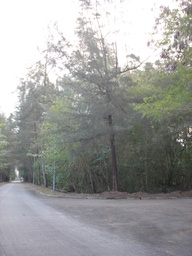
#> input picture gambar_terang.JPG, 192 x 256 px, shrunk from 1944 x 2592 before the run, found by its file name
$ python 'tugas 3 pcv.py'
#> lines starting #> are read from the running program, lines starting #| are printed output that depends on the picture
"""
3-filter-spasial.py
=========================================================
FILTER SPASIAL (SPATIAL FILTERING)
=========================================================
Implementasi konvolusi 2D secara MANUAL (tanpa cv2.filter2D,
cv2.GaussianBlur, cv2.medianBlur, cv2.Sobel, cv2.Laplacian),
supaya jelas terlihat mekanisme filter spasial itu sendiri.

Filter yang didemonstrasikan:
  1. Smoothing / Blur   -> Mean filter (average) & Gaussian filter
  2. Sharpening         -> Kernel penajaman
  3. Edge Detection     -> Sobel (X & Y + magnitude) dan Laplacian
  4. Median filter      -> non-linear, bukan konvolusi (untuk noise salt & pepper)

Cara pakai:
    pip install numpy opencv-python matplotlib
    python 3-filter-spasial.py
"""

import cv2
import numpy as np
import matplotlib.pyplot as plt


# =========================================================
# 0. UTILITAS: BACA GRAYSCALE MANUAL & PADDING MANUAL
# =========================================================
def baca_grayscale_manual(path_gambar):
    """Baca citra & ubah ke grayscale manual (rumus luminance), bukan cv2.cvtColor."""
#> called with path_gambar = 'gambar_terang.jpg'
    img_bgr = cv2.imread(path_gambar)
#> img_bgr is the input picture: shape (256, 192, 3); mean B, G, R 155.5, 157.3, 156.4
    if img_bgr is None:
        raise FileNotFoundError(f"Tidak bisa membaca file: {path_gambar}")

    b = img_bgr[:, :, 0].astype(np.float64)
    g = img_bgr[:, :, 1].astype(np.float64)
    r = img_bgr[:, :, 2].astype(np.float64)

    gray = 0.299 * r + 0.587 * g + 0.114 * b
    return np.clip(gray, 0, 255).astype(np.uint8)


def tambah_padding(img, pad):
    """
    Zero-padding manual di sekeliling citra sebanyak `pad` piksel
    (bukan cv2.copyMakeBorder), agar konvolusi bisa menjangkau tepi gambar.
    """
    tinggi, lebar = img.shape
    hasil = np.zeros((tinggi + 2 * pad, lebar + 2 * pad), dtype=np.float64)
    hasil[pad:pad + tinggi, pad:pad + lebar] = img.astype(np.float64)
    return hasil


# =========================================================
# 1. KONVOLUSI 2D MANUAL (INTI FILTER SPASIAL)
# =========================================================
def konvolusi_2d(img, kernel):
    """
    Konvolusi 2D manual antara citra grayscale dan sebuah kernel.

    Untuk tiap piksel output, kernel "digeser" (sliding window) di atas
    citra, dikalikan elemen-per-elemen dengan area piksel di sekitarnya,
    lalu dijumlahkan -> itulah nilai piksel hasil.

    Catatan: ini konvolusi sesuai definisi pemrosesan citra (yang secara
    matematis sebenarnya "cross-correlation", kernel tidak dibalik -
    umum dipakai di kuliah pengolahan citra).
    """
    tinggi_k, lebar_k = kernel.shape
    pad_h = tinggi_k // 2
    pad_w = lebar_k // 2

    img_pad = tambah_padding(img, max(pad_h, pad_w))
    tinggi, lebar = img.shape

    hasil = np.zeros((tinggi, lebar), dtype=np.float64)

    for i in range(tinggi):
        for j in range(lebar):
            # ambil area (patch) seukuran kernel, di sekitar piksel (i, j)
            area = img_pad[i:i + tinggi_k, j:j + lebar_k]
            hasil[i, j] = np.sum(area * kernel)

    return hasil


def normalisasi_ke_uint8(img_float):
    """Clip ke 0-255 dan ubah ke uint8 supaya bisa ditampilkan/disimpan."""
    return np.clip(img_float, 0, 255).astype(np.uint8)


# =========================================================
# 2. FILTER SMOOTHING (BLUR)
# =========================================================
def buat_kernel_mean(ukuran=3):
    """Mean filter / average filter: semua bobot sama, jumlah = 1."""
    return np.ones((ukuran, ukuran), dtype=np.float64) / (ukuran * ukuran)


def buat_kernel_gaussian(ukuran=5, sigma=1.0):
    """
    Kernel Gaussian dibuat manual dari rumus 2D Gaussian:
        G(x,y) = exp(-(x^2+y^2) / (2*sigma^2))
    lalu dinormalisasi supaya total bobotnya = 1.
    """
    ax = np.arange(-(ukuran // 2), ukuran // 2 + 1)
    xx, yy = np.meshgrid(ax, ax)
    kernel = np.exp(-(xx**2 + yy**2) / (2.0 * sigma**2))
    kernel = kernel / np.sum(kernel)
    return kernel


def filter_median_manual(img, ukuran=3):
    """
    Median filter: non-linear, BUKAN konvolusi (tidak ada perkalian kernel).
    Tiap piksel diganti dengan nilai median dari tetangganya.
    Ampuh untuk noise salt & pepper, sekaligus mempertahankan tepi lebih baik
    dibanding mean filter.
    """
    pad = ukuran // 2
    img_pad = tambah_padding(img, pad)
    tinggi, lebar = img.shape

    hasil = np.zeros((tinggi, lebar), dtype=np.float64)

    for i in range(tinggi):
        for j in range(lebar):
            area = img_pad[i:i + ukuran, j:j + ukuran]
            hasil[i, j] = np.median(area)

    return normalisasi_ke_uint8(hasil)


# =========================================================
# 3. FILTER SHARPENING (PENAJAMAN)
# =========================================================
def buat_kernel_sharpen():
    """
    Kernel penajaman klasik: menonjolkan pusat piksel relatif terhadap
    tetangganya (unsharp masking sederhana).
    """
    return np.array([
        [ 0, -1,  0],
        [-1,  5, -1],
        [ 0, -1,  0],
    ], dtype=np.float64)


# =========================================================
# 4. FILTER EDGE DETECTION
# =========================================================
def buat_kernel_sobel_x():
    """Sobel X: mendeteksi tepi vertikal (perubahan intensitas horizontal)."""
    return np.array([
        [-1, 0, 1],
        [-2, 0, 2],
        [-1, 0, 1],
    ], dtype=np.float64)


def buat_kernel_sobel_y():
    """Sobel Y: mendeteksi tepi horizontal (perubahan intensitas vertikal)."""
    return np.array([
        [-1, -2, -1],
        [ 0,  0,  0],
        [ 1,  2,  1],
    ], dtype=np.float64)


def buat_kernel_laplacian():
    """Laplacian: turunan kedua, mendeteksi tepi di segala arah sekaligus."""
    return np.array([
        [0,  1, 0],
        [1, -4, 1],
        [0,  1, 0],
    ], dtype=np.float64)


def deteksi_tepi_sobel(img):
    """
    Menjalankan Sobel X dan Sobel Y, lalu menggabungkan menjadi
    magnitude gradien: G = sqrt(Gx^2 + Gy^2)
    """
    gx = konvolusi_2d(img, buat_kernel_sobel_x())
    gy = konvolusi_2d(img, buat_kernel_sobel_y())

    magnitude = np.sqrt(gx**2 + gy**2)

    return normalisasi_ke_uint8(gx), normalisasi_ke_uint8(gy), normalisasi_ke_uint8(magnitude)


# =========================================================
# 5. VISUALISASI
# =========================================================
def tampilkan_perbandingan(daftar_citra, daftar_judul, kolom=3):
    n = len(daftar_citra)
    baris = int(np.ceil(n / kolom))

    fig, ax = plt.subplots(baris, kolom, figsize=(4 * kolom, 4 * baris))
    ax = np.array(ax).reshape(-1)  # ratakan supaya mudah di-loop

    for i in range(n):
        ax[i].imshow(daftar_citra[i], cmap="gray", vmin=0, vmax=255)
        ax[i].set_title(daftar_judul[i])
        ax[i].axis("off")

    # matikan subplot kosong sisa
    for i in range(n, len(ax)):
        ax[i].axis("off")

    plt.tight_layout()
    plt.show()


# =========================================================
# PROGRAM UTAMA
# =========================================================
if __name__ == "__main__":
    # -----------------------------------------------------
    # UBAH PATH INI SESUAI FILE GAMBAR ANDA
    # -----------------------------------------------------
    PATH_GAMBAR = "gambar_terang.jpg"

    img_gray = baca_grayscale_manual(PATH_GAMBAR)
    print(f"Citra dibaca: {PATH_GAMBAR}  shape={img_gray.shape}  dtype={img_gray.dtype}")
#| Citra dibaca: gambar_terang.jpg  shape=(256, 192)  dtype=uint8

    # ---------------- SMOOTHING ----------------
    print("\nMenerapkan filter smoothing...")
    img_mean = normalisasi_ke_uint8(konvolusi_2d(img_gray, buat_kernel_mean(3)))
    img_gaussian = normalisasi_ke_uint8(konvolusi_2d(img_gray, buat_kernel_gaussian(5, sigma=1.0)))
    img_median = filter_median_manual(img_gray, ukuran=3)

    tampilkan_perbandingan(
        [img_gray, img_mean, img_gaussian, img_median],
        ["Asli", "Mean Filter 3x3", "Gaussian Filter 5x5", "Median Filter 3x3"],
    )
#> in tampilkan_perbandingan, `n = len(daftar_citra)`: n = 4
#> in tampilkan_perbandingan, `baris = int(np.ceil(n / kolom))`: baris = 2
#> the loop in tampilkan_perbandingan, `for i in range(n, len(ax)):` made 2 passes
#> i on passes 1 to 2: 4, 5

    # ---------------- SHARPENING ----------------
    print("Menerapkan filter sharpening...")
    img_sharpen = normalisasi_ke_uint8(konvolusi_2d(img_gray, buat_kernel_sharpen()))
#> after the loop in konvolusi_2d (call 3), `for i in range(tinggi):`:
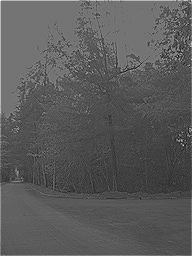
#> hasil: shape (256, 192) float64; min -173, max 765, mean 159.5; drawn with min black and max white
#> in normalisasi_ke_uint8 (call 4), `return np.clip(img_float, 0, 255).astype(np.uint8)`:
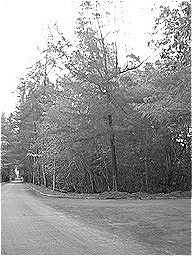
#> returned value: shape (256, 192); min 0, max 255, mean 155.2

    tampilkan_perbandingan(
        [img_gray, img_sharpen],
        ["Asli", "Sharpening"],
    )
#> the loop in tampilkan_perbandingan (call 2), `for i in range(n, len(ax)):` made 1 pass
#> i on pass 1: 2

    # ---------------- EDGE DETECTION ----------------
    print("Menerapkan filter edge detection...")
    sobel_x, sobel_y, sobel_mag = deteksi_tepi_sobel(img_gray)
#> after the loop in konvolusi_2d (call 4), `for i in range(tinggi):`:
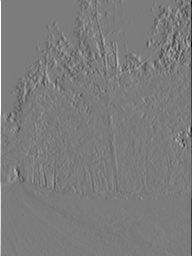
#> hasil: shape (256, 192) float64; min -973, max 1020, mean -1.8; drawn with min black and max white
#> after the loop in konvolusi_2d (call 5), `for i in range(tinggi):`:
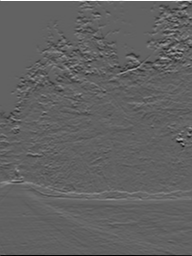
#> hasil: shape (256, 192) float64; min -639, max 1020, mean -1.6; drawn with min black and max white
#> in normalisasi_ke_uint8 (call 7), `return np.clip(img_float, 0, 255).astype(np.uint8)`:
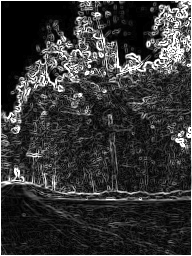
#> returned value: shape (256, 192); min 0, max 255, mean 55
    img_laplacian = normalisasi_ke_uint8(konvolusi_2d(img_gray, buat_kernel_laplacian()))
#> after the loop in konvolusi_2d (call 6), `for i in range(tinggi):`:
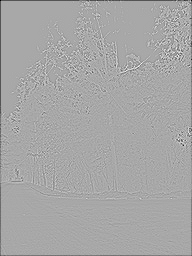
#> hasil: shape (256, 192) float64; min -510, max 264, mean -3.1; drawn with min black and max white
#> in normalisasi_ke_uint8 (call 8), `return np.clip(img_float, 0, 255).astype(np.uint8)`:
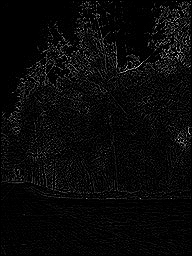
#> returned value: shape (256, 192); min 0, max 255, mean 9.1

    tampilkan_perbandingan(
        [img_gray, sobel_x, sobel_y, sobel_mag, img_laplacian],
        ["Asli", "Sobel X", "Sobel Y", "Sobel Magnitude", "Laplacian"],
    )

    # ---------------- SIMPAN HASIL ----------------
    cv2.imwrite("hasil_mean.png", img_mean)
    cv2.imwrite("hasil_gaussian.png", img_gaussian)
    cv2.imwrite("hasil_median.png", img_median)
    cv2.imwrite("hasil_sharpen.png", img_sharpen)
    cv2.imwrite("hasil_sobel_magnitude.png", sobel_mag)
    cv2.imwrite("hasil_laplacian.png", img_laplacian)
    print("\n[OK] Semua hasil filter disimpan sebagai file PNG.")

    print("\nSelesai.")

$ run again, with gambar_gelap.JPG copied over gambar_terang.JPG
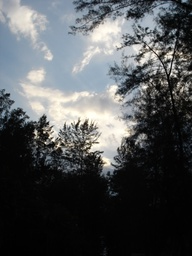
#> input picture gambar_gelap.JPG, 192 x 256 px, shrunk from 1944 x 2592 before the run, found by its file name
#> in baca_grayscale_manual, img_bgr is the input picture: shape (256, 192, 3); mean B, G, R 84.5, 82.8, 80.1
#| Citra dibaca: gambar_terang.jpg  shape=(256, 192)  dtype=uint8
#> n = 4
#> baris = 2
#> the loop in tampilkan_perbandingan, `for i in range(n, len(ax)):` made 2 passes
#> i on passes 1 to 2: 4, 5
#> the loop in tampilkan_perbandingan (call 2), `for i in range(n, len(ax)):` made 1 pass
#> i on pass 1: 2
#> after the loop in konvolusi_2d (call 6), `for i in range(tinggi):`:
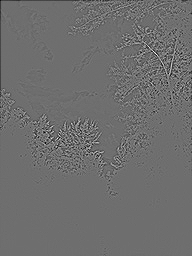
#> hasil: shape (256, 192) float64; min -369, max 481, mean -0.8; drawn with min black and max white
#> in normalisasi_ke_uint8 (call 8), `return np.clip(img_float, 0, 255).astype(np.uint8)`:
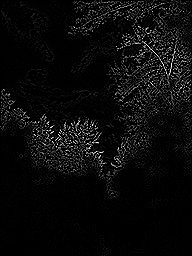
#> returned value: shape (256, 192); min 0, max 255, mean 11.1

$ run again, with gambar_kontras_rendah.JPG copied over gambar_terang.JPG
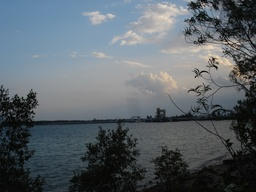
#> input picture gambar_kontras_rendah.JPG, 256 x 192 px, shrunk from 2592 x 1944 before the run, found by its file name
#> in baca_grayscale_manual, img_bgr is the input picture: shape (192, 256, 3); mean B, G, R 104.5, 98.6, 90.3
#| Citra dibaca: gambar_terang.jpg  shape=(192, 256)  dtype=uint8
#> n = 4
#> baris = 2
#> the loop in tampilkan_perbandingan, `for i in range(n, len(ax)):` made 2 passes
#> i on passes 1 to 2: 4, 5
#> the loop in tampilkan_perbandingan (call 2), `for i in range(n, len(ax)):` made 1 pass
#> i on pass 1: 2
#> after the loop in konvolusi_2d (call 6), `for i in range(tinggi):`:
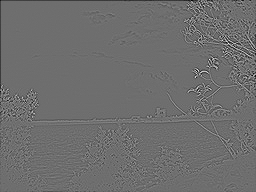
#> hasil: shape (192, 256) float64; min -294, max 384, mean -1.1; drawn with min black and max white
#> in normalisasi_ke_uint8 (call 8), `return np.clip(img_float, 0, 255).astype(np.uint8)`:
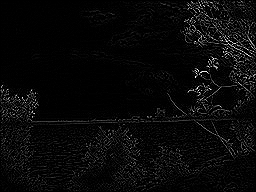
#> returned value: shape (192, 256); min 0, max 255, mean 9.1
